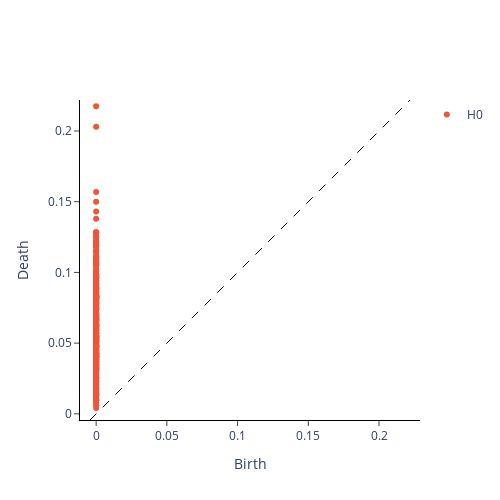

Notebook cell for this chart:
### Code cell
from gtda.plotting import plot_diagram

# Circle
plot_diagram(diagrams_basic[0])

### Figure 1 — Plotly figure (JSON) as saved in the notebook; plotly's stock layout.template omitted (floating-point values rounded to 4 significant figures; data arrays with more than 128 entries replaced by an {"elided": "..."} marker saying what was removed)
{"data": [{"hoverinfo": "none", "line": {"color": "black", "dash": "dash", "width": 1}, "mode": "lines", "showlegend": false, "type": "scatter", "x": [-0.004351, 0.2219], "y": [-0.004351, 0.2219]}, {"hoverinfo": "text", "hovertext": {"elided": "399 str values"}, "mode": "markers", "name": "H0", "type": "scatter", "x": {"elided": "399 int values"}, "y": {"elided": "399 float values"}}], "layout": {"height": 500, "plot_bgcolor": "white", "width": 500, "xaxis": {"autorange": false, "exponentformat": "e", "linecolor": "black", "linewidth": 1, "mirror": false, "range": [-0.004351, 0.2219], "showexponent": "all", "showline": true, "side": "bottom", "ticks": "outside", "title": {"text": "Birth"}, "type": "linear", "zeroline": true}, "yaxis": {"autorange": false, "exponentformat": "e", "linecolor": "black", "linewidth": 1, "mirror": false, "range": [-0.004351, 0.2219], "scaleanchor": "x", "scaleratio": 1, "showexponent": "all", "showline": true, "side": "left", "ticks": "outside", "title": {"text": "Death"}, "type": "linear", "zeroline": true}}}
